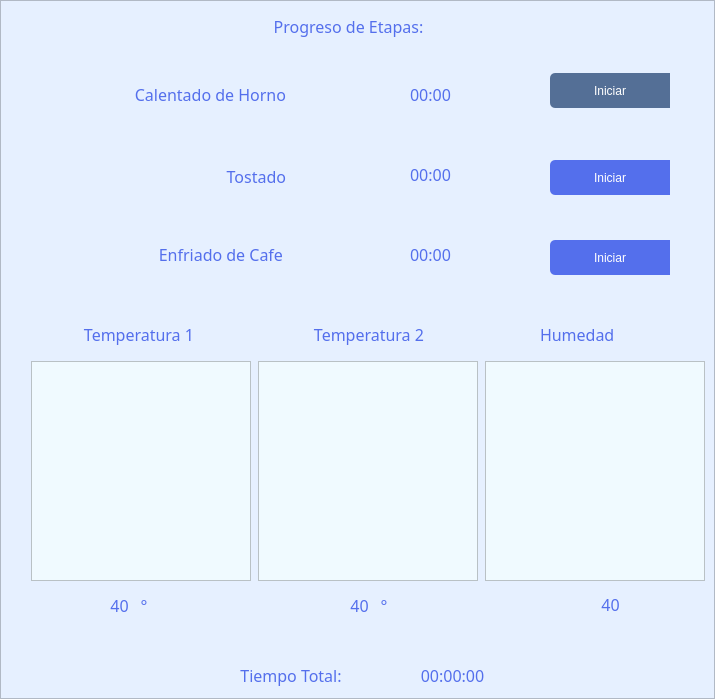
                 <widget class="QFrame" name="frame_menu_3">
                  <property name="minimumSize">
                   <size>
                    <width>0</width>
                    <height>0</height>
                   </size>
                  </property>
                  <property name="maximumSize">
                   <size>
                    <width>16777215</width>
                    <height>16777215</height>
                   </size>
                  </property>
                  <property name="styleSheet">
                   <string notr="true">QFrame{
background-color: rgb(230, 240, 255);
}

QPushButton{
background-color: rgb(84,111,236);
border-top-left-radius:20px;
border-bottom-left-radius:20px;
border-top-right-radius:5px;
border-bottom-right-radius:5px;
color:rgb(255, 255, 255);
font: 77 12pt &quot;Arial Black&quot;;
}

QPushButton:hover{
background-color: rgb(39,74,233);
border-top-left-radius:20px;
border-bottom-left-radius:20px;
color:rgb(255,255,255);
font: 77 12pt &quot;Arial Black&quot;;
border-top-right-radius:5px;
border-bottom-right-radius:5px;
}


QLabel{
color:rgb(84,111,236);
font: 77 12pt &quot;Arial Black&quot;;
}
</string>
                  </property>
                  <property name="frameShape">
                   <enum>QFrame::StyledPanel</enum>
                  </property>
                  <property name="frameShadow">
                   <enum>QFrame::Raised</enum>
                  </property>
                  <widget class="QLabel" name="timer_1">
                   <property name="geometry">
                    <rect>
                     <x>370</x>
                     <y>80</y>
                     <width>121</width>
                     <height>28</height>
                    </rect>
                   </property>
                   <property name="font">
                    <font>
                     <family>Arial Black</family>
                     <pointsize>12</pointsize>
                     <weight>9</weight>
                     <italic>false</italic>
                     <bold>false</bold>
                    </font>
                   </property>
                   <property name="text">
                    <string>00:00</string>
                   </property>
                   <property name="alignment">
                    <set>Qt::AlignCenter</set>
                   </property>
                  </widget>
                  <widget class="QLabel" name="timer_2">
                   <property name="geometry">
                    <rect>
                     <x>370</x>
                     <y>160</y>
                     <width>121</width>
                     <height>28</height>
                    </rect>
                   </property>
                   <property name="font">
                    <font>
                     <family>Arial Black</family>
                     <pointsize>12</pointsize>
                     <weight>9</weight>
                     <italic>false</italic>
                     <bold>false</bold>
                    </font>
                   </property>
                   <property name="text">
                    <string>00:00</string>
                   </property>
                   <property name="alignment">
                    <set>Qt::AlignCenter</set>
                   </property>
                  </widget>
                  <widget class="QLabel" name="timer_3">
                   <property name="geometry">
                    <rect>
                     <x>370</x>
                     <y>240</y>
                     <width>121</width>
                     <height>28</height>
                    </rect>
                   </property>
                   <property name="font">
                    <font>
                     <family>Arial Black</family>
                     <pointsize>12</pointsize>
                     <weight>9</weight>
                     <italic>false</italic>
                     <bold>false</bold>
                    </font>
                   </property>
                   <property name="text">
                    <string>00:00</string>
                   </property>
                   <property name="alignment">
                    <set>Qt::AlignCenter</set>
                   </property>
                  </widget>
                  <widget class="QLabel" name="valor_3">
                   <property name="geometry">
                    <rect>
                     <x>590</x>
                     <y>590</y>
                     <width>41</width>
                     <height>28</height>
                    </rect>
                   </property>
                   <property name="font">
                    <font>
                     <family>Arial Black</family>
                     <pointsize>12</pointsize>
                     <weight>9</weight>
                     <italic>false</italic>
                     <bold>false</bold>
                    </font>
                   </property>
                   <property name="text">
                    <string>40</string>
                   </property>
                   <property name="alignment">
                    <set>Qt::AlignCenter</set>
                   </property>
                  </widget>
                  <widget class="QLabel" name="label_17">
                   <property name="geometry">
                    <rect>
                     <x>70</x>
                     <y>80</y>
                     <width>216</width>
                     <height>28</height>
                    </rect>
                   </property>
                   <property name="font">
                    <font>
                     <family>Arial Black</family>
                     <pointsize>12</pointsize>
                     <weight>9</weight>
                     <italic>false</italic>
                     <bold>false</bold>
                    </font>
                   </property>
                   <property name="text">
                    <string>Calentado de Horno</string>
                   </property>
                   <property name="alignment">
                    <set>Qt::AlignRight|Qt::AlignTrailing|Qt::AlignVCenter</set>
                   </property>
                  </widget>
                  <widget class="QPushButton" name="btn_iniciar_1">
                   <property name="enabled">
                    <bool>true</bool>
                   </property>
                   <property name="geometry">
                    <rect>
                     <x>550</x>
                     <y>73</y>
                     <width>120</width>
                     <height>35</height>
                    </rect>
                   </property>
                   <property name="minimumSize">
                    <size>
                     <width>120</width>
                     <height>35</height>
                    </size>
                   </property>
                   <property name="maximumSize">
                    <size>
                     <width>120</width>
                     <height>35</height>
                    </size>
                   </property>
                   <property name="styleSheet">
                    <string notr="true">QPushButton{
background-color: rgb(84,111,150);
border-top-left-radius:5px;
border-bottom-left-radius:5px;
border-top-right-radius:80px;
border-bottom-right-radius:80px;
color:rgb(255, 255, 255);
font: 77 12pt &quot;Arial Black&quot;;
}

QPushButton:hover{
background-color: rgb(39,74,233);
border-top-left-radius:5px;
border-bottom-left-radius:5px;
color:rgb(255,255,255);
font: 77 12pt &quot;Arial Black&quot;;
border-top-right-radius:20px;
border-bottom-right-radius:20px;
}</string>
                   </property>
                   <property name="text">
                    <string>Iniciar</string>
                   </property>
                   <property name="iconSize">
                    <size>
                     <width>30</width>
                     <height>30</height>
                    </size>
                   </property>
                  </widget>
                  <widget class="QPushButton" name="btn_iniciar_3">
                   <property name="geometry">
                    <rect>
                     <x>550</x>
                     <y>160</y>
                     <width>120</width>
                     <height>35</height>
                    </rect>
                   </property>
                   <property name="minimumSize">
                    <size>
                     <width>120</width>
                     <height>35</height>
                    </size>
                   </property>
                   <property name="maximumSize">
                    <size>
                     <width>120</width>
                     <height>35</height>
                    </size>
                   </property>
                   <property name="styleSheet">
                    <string notr="true">QPushButton{
background-color: rgb(84,111,236);
border-top-left-radius:5px;
border-bottom-left-radius:5px;
border-top-right-radius:80px;
border-bottom-right-radius:80px;
color:rgb(255, 255, 255);
font: 77 12pt &quot;Arial Black&quot;;
}

QPushButton:hover{
background-color: rgb(39,74,233);
border-top-left-radius:5px;
border-bottom-left-radius:5px;
color:rgb(255,255,255);
font: 77 12pt &quot;Arial Black&quot;;
border-top-right-radius:20px;
border-bottom-right-radius:20px;
}</string>
                   </property>
                   <property name="text">
                    <string>Iniciar</string>
                   </property>
                   <property name="iconSize">
                    <size>
                     <width>30</width>
                     <height>30</height>
                    </size>
                   </property>
                  </widget>
                  <widget class="QLabel" name="label_20">
                   <property name="geometry">
                    <rect>
                     <x>200</x>
                     <y>162</y>
                     <width>86</width>
                     <height>28</height>
                    </rect>
                   </property>
                   <property name="font">
                    <font>
                     <family>Arial Black</family>
                     <pointsize>12</pointsize>
                     <weight>9</weight>
                     <italic>false</italic>
                     <bold>false</bold>
                    </font>
                   </property>
                   <property name="text">
                    <string>Tostado</string>
                   </property>
                   <property name="alignment">
                    <set>Qt::AlignRight|Qt::AlignTrailing|Qt::AlignVCenter</set>
                   </property>
                  </widget>
                  <widget class="QLabel" name="label_22">
                   <property name="geometry">
                    <rect>
                     <x>103</x>
                     <y>240</y>
                     <width>180</width>
                     <height>28</height>
                    </rect>
                   </property>
                   <property name="font">
                    <font>
                     <family>Arial Black</family>
                     <pointsize>12</pointsize>
                     <weight>9</weight>
                     <italic>false</italic>
                     <bold>false</bold>
                    </font>
                   </property>
                   <property name="text">
                    <string>Enfriado de Cafe</string>
                   </property>
                   <property name="alignment">
                    <set>Qt::AlignRight|Qt::AlignTrailing|Qt::AlignVCenter</set>
                   </property>
                  </widget>
                  <widget class="QPushButton" name="btn_iniciar_5">
                   <property name="geometry">
                    <rect>
                     <x>550</x>
                     <y>240</y>
                     <width>120</width>
                     <height>35</height>
                    </rect>
                   </property>
                   <property name="minimumSize">
                    <size>
                     <width>120</width>
                     <height>35</height>
                    </size>
                   </property>
                   <property name="maximumSize">
                    <size>
                     <width>120</width>
                     <height>35</height>
                    </size>
                   </property>
                   <property name="styleSheet">
                    <string notr="true">QPushButton{
background-color: rgb(84,111,236);
border-top-left-radius:5px;
border-bottom-left-radius:5px;
border-top-right-radius:80px;
border-bottom-right-radius:80px;
color:rgb(255, 255, 255);
font: 77 12pt &quot;Arial Black&quot;;
}

QPushButton:hover{
background-color: rgb(39,74,233);
border-top-left-radius:5px;
border-bottom-left-radius:5px;
color:rgb(255,255,255);
font: 77 12pt &quot;Arial Black&quot;;
border-top-right-radius:20px;
border-bottom-right-radius:20px;
}</string>
                   </property>
                   <property name="text">
                    <string>Iniciar</string>
                   </property>
                   <property name="iconSize">
                    <size>
                     <width>30</width>
                     <height>30</height>
                    </size>
                   </property>
                  </widget>
                  <widget class="QLabel" name="label_24">
                   <property name="geometry">
                    <rect>
                     <x>60</x>
                     <y>320</y>
                     <width>158</width>
                     <height>28</height>
                    </rect>
                   </property>
                   <property name="font">
                    <font>
                     <family>Arial Black</family>
                     <pointsize>12</pointsize>
                     <weight>9</weight>
                     <italic>false</italic>
                     <bold>false</bold>
                    </font>
                   </property>
                   <property name="text">
                    <string>Temperatura 1</string>
                   </property>
                   <property name="alignment">
                    <set>Qt::AlignCenter</set>
                   </property>
                  </widget>
                  <widget class="QLabel" name="label_25">
                   <property name="geometry">
                    <rect>
                     <x>290</x>
                     <y>320</y>
                     <width>158</width>
                     <height>28</height>
                    </rect>
                   </property>
                   <property name="font">
                    <font>
                     <family>Arial Black</family>
                     <pointsize>12</pointsize>
                     <weight>9</weight>
                     <italic>false</italic>
                     <bold>false</bold>
                    </font>
                   </property>
                   <property name="text">
                    <string>Temperatura 2</string>
                   </property>
                   <property name="alignment">
                    <set>Qt::AlignCenter</set>
                   </property>
                  </widget>
                  <widget class="QLabel" name="label_26">
                   <property name="geometry">
                    <rect>
                     <x>540</x>
                     <y>320</y>
                     <width>102</width>
                     <height>28</height>
                    </rect>
                   </property>
                   <property name="font">
                    <font>
                     <family>Arial Black</family>
                     <pointsize>12</pointsize>
                     <weight>9</weight>
                     <italic>false</italic>
                     <bold>false</bold>
                    </font>
                   </property>
                   <property name="text">
                    <string>Humedad</string>
                   </property>
                   <property name="alignment">
                    <set>Qt::AlignLeading|Qt::AlignLeft|Qt::AlignVCenter</set>
                   </property>
                  </widget>
                  <widget class="QWidget" name="">
                   <property name="geometry">
                    <rect>
                     <x>350</x>
                     <y>590</y>
                     <width>43</width>
                     <height>30</height>
                    </rect>
                   </property>
                   <layout class="QHBoxLayout" name="horizontalLayout_11">
                    <item>
                     <widget class="QLabel" name="valor_2">
                      <property name="font">
                       <font>
                        <family>Arial Black</family>
                        <pointsize>12</pointsize>
                        <weight>9</weight>
                        <italic>false</italic>
                        <bold>false</bold>
                       </font>
                      </property>
                      <property name="text">
                       <string>40</string>
                      </property>
                      <property name="alignment">
                       <set>Qt::AlignCenter</set>
                      </property>
                     </widget>
                    </item>
                    <item>
                     <widget class="QLabel" name="n_2">
                      <property name="font">
                       <font>
                        <family>Arial Black</family>
                        <pointsize>12</pointsize>
                        <weight>9</weight>
                        <italic>false</italic>
                        <bold>false</bold>
                       </font>
                      </property>
                      <property name="text">
                       <string>°</string>
                      </property>
                      <property name="alignment">
                       <set>Qt::AlignCenter</set>
                      </property>
                     </widget>
                    </item>
                   </layout>
                  </widget>
                  <widget class="QWidget" name="">
                   <property name="geometry">
                    <rect>
                     <x>230</x>
                     <y>660</y>
                     <width>283</width>
                     <height>30</height>
                    </rect>
                   </property>
                   <layout class="QHBoxLayout" name="horizontalLayout_14">
                    <property name="spacing">
                     <number>40</number>
                    </property>
                    <item>
                     <widget class="QLabel" name="timer_5">
                      <property name="font">
                       <font>
                        <family>Arial Black</family>
                        <pointsize>12</pointsize>
                        <weight>9</weight>
                        <italic>false</italic>
                        <bold>false</bold>
                       </font>
                      </property>
                      <property name="text">
                       <string>Tiempo Total:</string>
                      </property>
                      <property name="alignment">
                       <set>Qt::AlignCenter</set>
                      </property>
                     </widget>
                    </item>
                    <item>
                     <widget class="QLabel" name="timer_4">
                      <property name="font">
                       <font>
                        <family>Arial Black</family>
                        <pointsize>12</pointsize>
                        <weight>9</weight>
                        <italic>false</italic>
                        <bold>false</bold>
                       </font>
                      </property>
                      <property name="text">
                       <string>00:00:00</string>
                      </property>
                      <property name="alignment">
                       <set>Qt::AlignCenter</set>
                      </property>
                     </widget>
                    </item>
                   </layout>
                  </widget>
                  <widget class="QWidget" name="">
                   <property name="geometry">
                    <rect>
                     <x>110</x>
                     <y>590</y>
                     <width>43</width>
                     <height>30</height>
                    </rect>
                   </property>
                   <layout class="QHBoxLayout" name="horizontalLayout_7">
                    <item>
                     <widget class="QLabel" name="valor_1">
                      <property name="font">
                       <font>
                        <family>Arial Black</family>
                        <pointsize>12</pointsize>
                        <weight>9</weight>
                        <italic>false</italic>
                        <bold>false</bold>
                       </font>
                      </property>
                      <property name="text">
                       <string>40</string>
                      </property>
                      <property name="alignment">
                       <set>Qt::AlignCenter</set>
                      </property>
                     </widget>
                    </item>
                    <item>
                     <widget class="QLabel" name="n_1">
                      <property name="font">
                       <font>
                        <family>Arial Black</family>
                        <pointsize>12</pointsize>
                        <weight>9</weight>
                        <italic>false</italic>
                        <bold>false</bold>
                       </font>
                      </property>
                      <property name="text">
                       <string>°</string>
                      </property>
                      <property name="alignment">
                       <set>Qt::AlignCenter</set>
                      </property>
                     </widget>
                    </item>
                   </layout>
                  </widget>
                  <widget class="QWidget" name="">
                   <property name="geometry">
                    <rect>
                     <x>30</x>
                     <y>360</y>
                     <width>676</width>
                     <height>222</height>
                    </rect>
                   </property>
                   <layout class="QHBoxLayout" name="horizontalLayout_15">
                    <item>
                     <widget class="QFrame" name="frame_7">
                      <property name="enabled">
                       <bool>true</bool>
                      </property>
                      <property name="sizePolicy">
                       <sizepolicy hsizetype="Preferred" vsizetype="Preferred">
                        <horstretch>170</horstretch>
                        <verstretch>170</verstretch>
                       </sizepolicy>
                      </property>
                      <property name="minimumSize">
                       <size>
                        <width>220</width>
                        <height>220</height>
                       </size>
                      </property>
                      <property name="maximumSize">
                       <size>
                        <width>220</width>
                        <height>220</height>
                       </size>
                      </property>
                      <property name="styleSheet">
                       <string notr="true">QFrame{
background-color: rgb(240, 250, 255);
}
</string>
                      </property>
                      <property name="frameShape">
                       <enum>QFrame::StyledPanel</enum>
                      </property>
                      <property name="frameShadow">
                       <enum>QFrame::Raised</enum>
                      </property>
                      <layout class="QHBoxLayout" name="horizontalLayout_20">
                       <item>
                        <layout class="QVBoxLayout" name="graph_1"/>
                       </item>
                      </layout>
                     </widget>
                    </item>
                    <item>
                     <widget class="QFrame" name="frame_8">
                      <property name="enabled">
                       <bool>true</bool>
                      </property>
                      <property name="sizePolicy">
                       <sizepolicy hsizetype="Preferred" vsizetype="Preferred">
                        <horstretch>170</horstretch>
                        <verstretch>170</verstretch>
                       </sizepolicy>
                      </property>
                      <property name="minimumSize">
                       <size>
                        <width>220</width>
                        <height>220</height>
                       </size>
                      </property>
                      <property name="maximumSize">
                       <size>
                        <width>220</width>
                        <height>220</height>
                       </size>
                      </property>
                      <property name="styleSheet">
                       <string notr="true">QFrame{
background-color: rgb(240, 250, 255);
}
</string>
                      </property>
                      <property name="frameShape">
                       <enum>QFrame::StyledPanel</enum>
                      </property>
                      <property name="frameShadow">
                       <enum>QFrame::Raised</enum>
                      </property>
                      <layout class="QHBoxLayout" name="horizontalLayout_21">
                       <item>
                        <layout class="QVBoxLayout" name="graph_2"/>
                       </item>
                      </layout>
                     </widget>
                    </item>
                    <item>
                     <widget class="QFrame" name="frame_9">
                      <property name="enabled">
                       <bool>true</bool>
                      </property>
                      <property name="sizePolicy">
                       <sizepolicy hsizetype="Preferred" vsizetype="Preferred">
                        <horstretch>170</horstretch>
                        <verstretch>170</verstretch>
                       </sizepolicy>
                      </property>
                      <property name="minimumSize">
                       <size>
                        <width>220</width>
                        <height>220</height>
                       </size>
                      </property>
                      <property name="maximumSize">
                       <size>
                        <width>220</width>
                        <height>220</height>
                       </size>
                      </property>
                      <property name="styleSheet">
                       <string notr="true">QFrame{
background-color: rgb(240, 250, 255);
}
</string>
                      </property>
                      <property name="frameShape">
                       <enum>QFrame::StyledPanel</enum>
                      </property>
                      <property name="frameShadow">
                       <enum>QFrame::Raised</enum>
                      </property>
                      <layout class="QHBoxLayout" name="horizontalLayout_24">
                       <item>
                        <layout class="QVBoxLayout" name="graph_3"/>
                       </item>
                      </layout>
                     </widget>
                    </item>
                   </layout>
                  </widget>
                  <widget class="QLabel" name="label_23">
                   <property name="geometry">
                    <rect>
                     <x>240</x>
                     <y>12</y>
                     <width>217</width>
                     <height>28</height>
                    </rect>
                   </property>
                   <property name="font">
                    <font>
                     <family>Arial Black</family>
                     <pointsize>12</pointsize>
                     <weight>9</weight>
                     <italic>false</italic>
                     <bold>false</bold>
                    </font>
                   </property>
                   <property name="text">
                    <string>Progreso de Etapas:</string>
                   </property>
                   <property name="alignment">
                    <set>Qt::AlignCenter</set>
                   </property>
                  </widget>
                 </widget>
